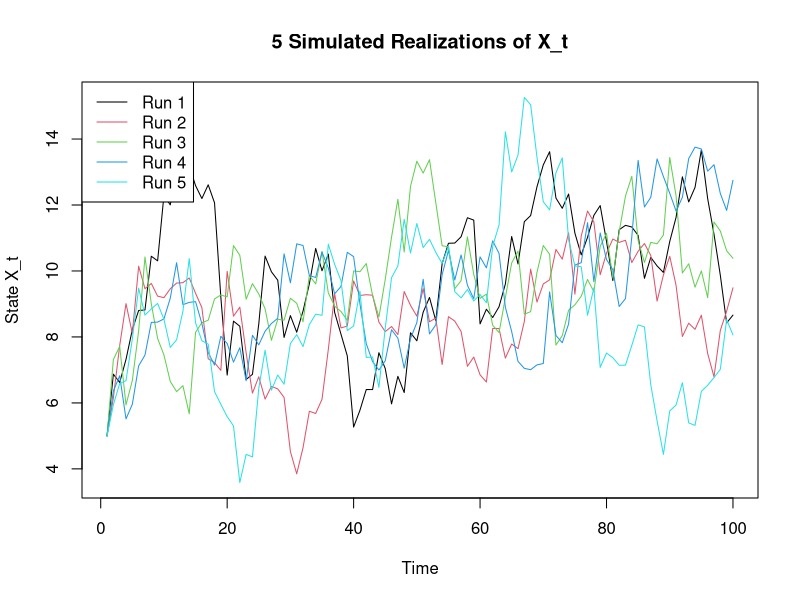
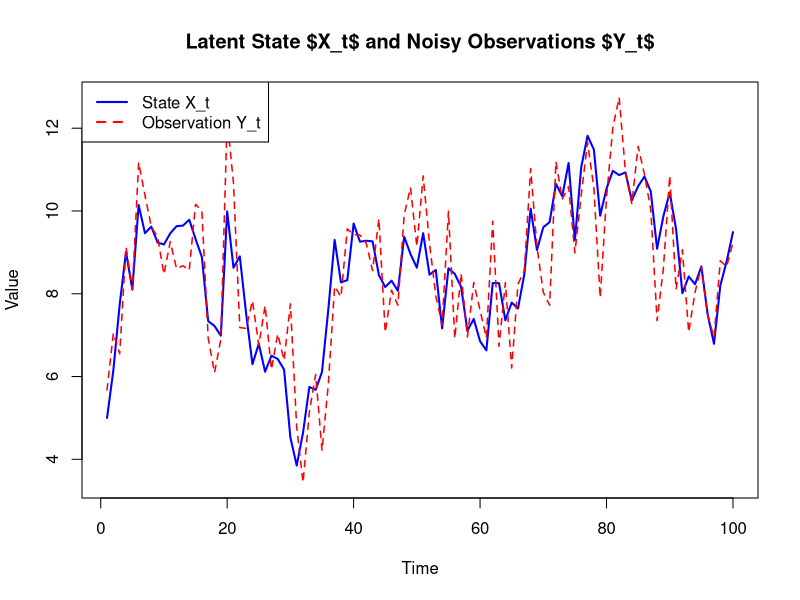
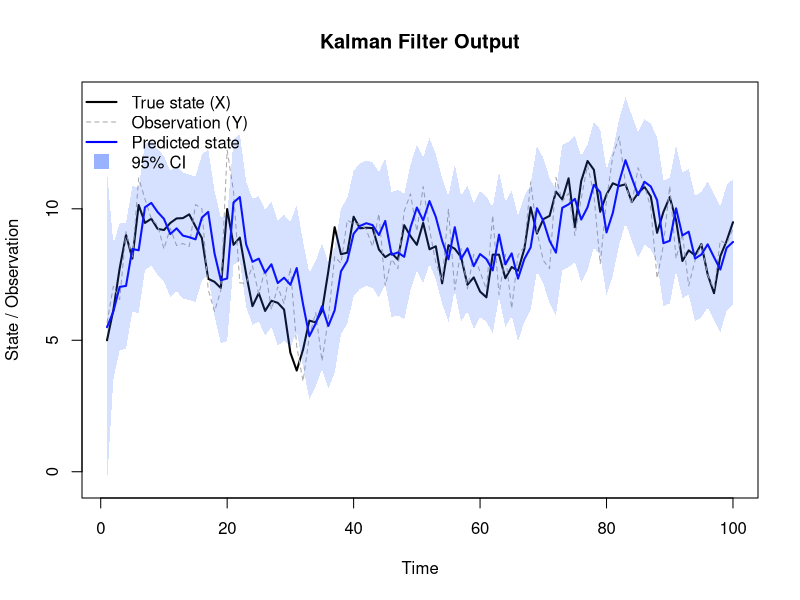

Recreate these plots in R, in order.
#library(httpgd)
#hgd() 

# Task 1.1.1

# Parameters
a <- 0.9
b <- 1        # bias term (not dynamic input)
sigma1 <- 1
n <- 100
X0 <- 5

# Simulate 5 independent trajectories
set.seed(42)
X_list <- list()

for (j in 1:5) {
  X <- numeric(n)
  X[1] <- X0
  for (t in 2:n) {
    X[t] <- a * X[t - 1] + b + rnorm(1, mean = 0, sd = sigma1)
  }
  X_list[[j]] <- X
}

# Plot
matplot(1:n, do.call(cbind, X_list), type = "l", lty = 1, col = 1:5,
        xlab = "Time", ylab = "State X_t", main = "5 Simulated Realizations of X_t")
legend("topleft", legend = paste("Run", 1:5), col = 1:5, lty = 1)


# Task 1.2

# Use first trajectory from Task 1.1
X <- X_list[[2]]

# Observation noise
sigma2 <- 1

# Simulate noisy observations
Y <- X + rnorm(length(X), mean = 0, sd = sigma2)

# Plot state and observation
plot(X, type = "l", col = "blue", lwd = 2,
     ylim = range(c(X, Y)), xlab = "Time", ylab = "Value",
     main = "Latent State $X_t$ and Noisy Observations $Y_t$")
lines(Y, col = "red", lwd = 1.5, lty = 2)
legend("topleft", legend = c("State X_t", "Observation Y_t"),
       col = c("blue", "red"), lty = c(1, 2), lwd = 2)



# Task 1.3

# The Kalman filter function
myKalmanFilter <- function(
  y,             # Vector of observations y_t
  theta,         # Model parameters for X_{t+1} = a*X_t + b + e_t
  R,             # Measurement noise variance
  x_prior = 0,   # Initial prior mean for X_0
  P_prior = 10   # Initial prior variance for X_0
) {


  a <- theta[1]
  b <- theta[2]
  sigma1 <- theta[3]
  N <- length(y)

  # Initialize vectors
  x_pred  <- numeric(N)  # Predicted means
  P_pred  <- numeric(N)  # Predicted variances
  x_filt  <- numeric(N)  # Filtered means
  P_filt  <- numeric(N)  # Filtered variances
  innovation     <- numeric(N)  # Innovation = y[t] - x_pred[t]
  innovation_var <- numeric(N)  # Innovation variance

  for (t in seq_len(N)) {
    # Prediction step
    if (t == 1) {
      x_pred[t] <- a * x_prior + b
      P_pred[t] <- a^2 * P_prior + sigma1^2
    } else {
      x_pred[t] <- a * x_filt[t - 1] + b
      P_pred[t] <- a^2 * P_filt[t - 1] + sigma1^2
    }

    # Update step
    innovation[t] <- y[t] - x_pred[t]
    innovation_var[t] <- P_pred[t] + R
    K_t <- P_pred[t] / innovation_var[t]  # Kalman gain: how much to trust observation

    x_filt[t] <- x_pred[t] + K_t * innovation[t]
    P_filt[t] <- (1 - K_t) * P_pred[t]
  }

  return(list(
    x_pred = x_pred,
    P_pred = P_pred,
    x_filt = x_filt,
    P_filt = P_filt,
    innovation = innovation,
    innovation_var = innovation_var
  ))
}

# Define parameters
theta <- c(a, b, sigma1)  # a = 0.9, b = 1, sigma1 = 1 from Task 1.1
R <- sigma2               # Measurement noise variance = 1
X0 <- 5                   # Prior mean (could also use 5, as in simulation)
P0 <- 10                  # Prior variance

# Run the Kalman filter
result <- myKalmanFilter(Y, theta, R, X0, P0)

# Extract predicted state and its variance
x_pred <- result$x_pred
P_pred <- result$P_pred

# Compute 95% confidence interval
ci_upper <- x_pred + 1.96 * sqrt(P_pred)
ci_lower <- x_pred - 1.96 * sqrt(P_pred)

# Time vector
time <- 1:length(Y)

# Plot everything
plot(time, X, type = "l", lwd = 2, col = "black", ylim = range(c(X, Y, ci_upper, ci_lower)),
     ylab = "State / Observation", xlab = "Time", main = "Kalman Filter Output")

# Add observations
lines(time, Y, col = "darkgray", lty = 2)

# Add predicted state
lines(time, x_pred, col = "blue", lwd = 2)

# Add 95% confidence band
polygon(c(time, rev(time)),
        c(ci_upper, rev(ci_lower)),
        col = rgb(0.2, 0.4, 1, alpha = 0.2), border = NA)

# Add legend
legend("topleft",
       legend = c("True state (X)", "Observation (Y)", "Predicted state", "95% CI"),
       col = c("black", "darkgray", "blue", rgb(0.2, 0.4, 1, alpha = 0.5)),
       lty = c(1, 2, 1, NA), lwd = c(2, 1, 2, NA), pch = c(NA, NA, NA, 15),
       pt.cex = 2, bty = "n")
